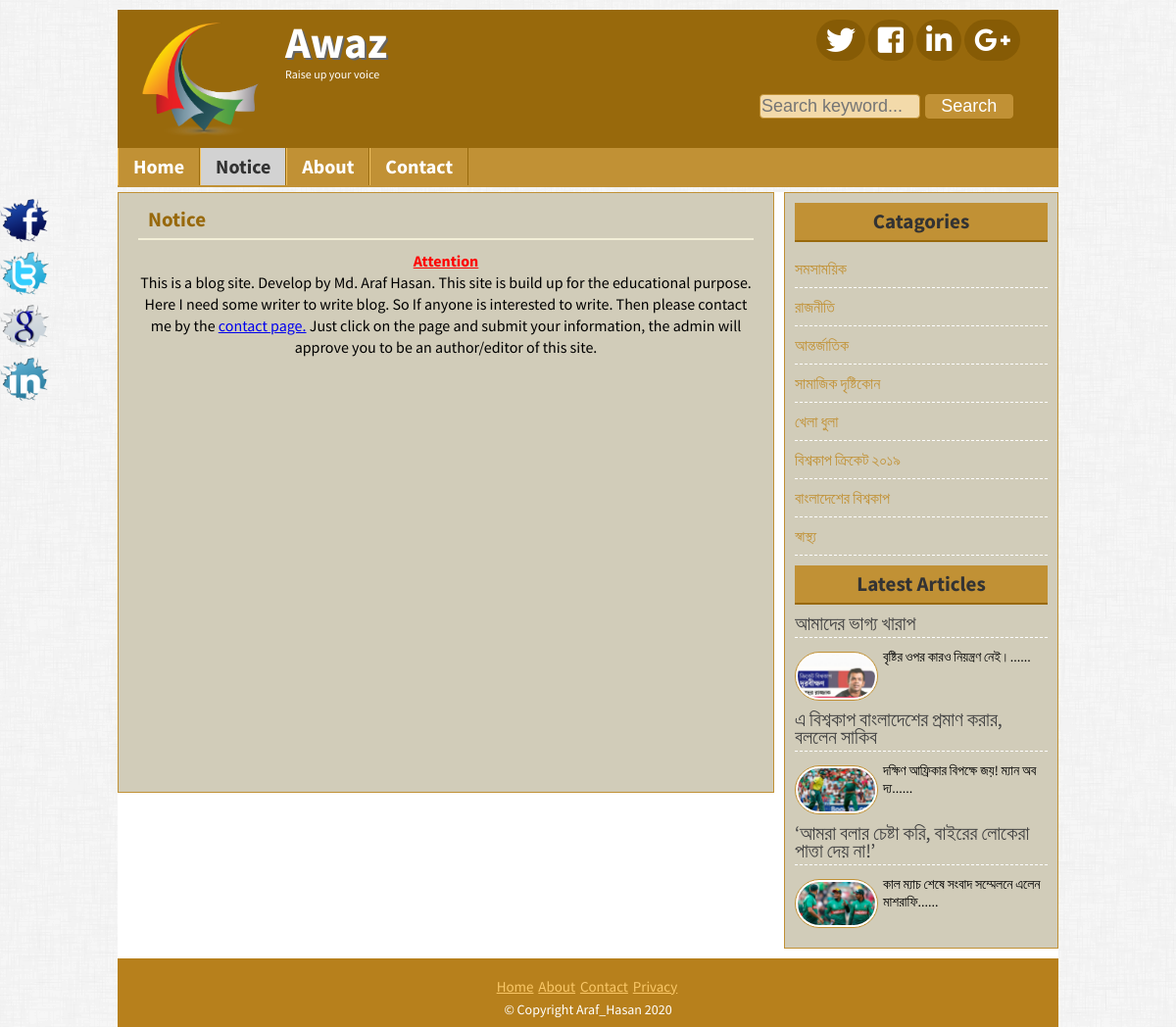
The page /page.php?pageid=4 on the database its author committed.
### tables this page shows
CREATE TABLE `title_slogan` (
  `id` int(11) NOT NULL,
  `title` varchar(255) NOT NULL,
  `slogan` varchar(255) NOT NULL,
  `image` varchar(255) NOT NULL
);

CREATE TABLE `tbl_social` (
  `id` int(11) NOT NULL,
  `fb` varchar(255) NOT NULL,
  `tw` varchar(255) NOT NULL,
  `ln` varchar(255) NOT NULL,
  `gp` varchar(255) NOT NULL
);

CREATE TABLE `tbl_pages` (
  `id` int(11) NOT NULL,
  `name` varchar(255) NOT NULL,
  `body` text NOT NULL
);

CREATE TABLE `tbl_catagory` (
  `id` int(11) NOT NULL,
  `name` varchar(50) NOT NULL
);

CREATE TABLE `tbl_post` (
  `id` int(11) NOT NULL,
  `catagory` int(11) NOT NULL,
  `title` varchar(255) NOT NULL,
  `body` text NOT NULL,
  `image` varchar(255) NOT NULL,
  `author` varchar(50) NOT NULL,
  `tags` varchar(255) NOT NULL,
  `date` timestamp NOT NULL DEFAULT CURRENT_TIMESTAMP,
  `vdo` varchar(512) NOT NULL,
  `userid` int(11) NOT NULL
);

CREATE TABLE `tbl_footer` (
  `id` int(11) NOT NULL,
  `footernote` varchar(255) NOT NULL
);

### lib/Database.php (called while the page is built, shortened)
<?php
	class Database
	{
		public $host 	= DB_HOST;
		public $user 	= DB_USER;
		public $pass 	= DB_PASS;
		public $dbName 	= DB_NAME;
		public $link, $error;
		private function connectDB(){
			$this->link = new mysqli($this->host, $this->user, $this->pass, $this->dbName);
			$this->link->set_charset("utf8");
		}
		public function selectData($data){
			$result = $this->link->query($data) or die ($this->link->error.__LINE__);
			if ($result->num_rows > 0) {
				return $result;
			}else{
				return false;
			}
		}
	}
?>

### helpers/formate.php (called while the page is built, shortened)
<?php
	class formate{
		public function textShorten($text, $limit = 1800){
			$text = $text." ";
			$text = substr($text, 0, $limit);
			$text = substr($text, 0, strrpos($text, ' '));
			$text = $text."......";
			return $text;
		}
	}
?>

### page.php (the view)
<?php include 'inc/header.php'; ?>
<?php
	$pageid = mysqli_real_escape_string($db->link, $_GET['pageid']);
	if(!isset($pageid) || $pageid == NULL){
		echo "<script>window.location = '404.php';</script>";
	}else{
		$id = $pageid;
	}
?>
	<div class="contentSection templete">
		<?php
			$query = "SELECT * FROM tbl_pages WHERE id = '$id'";
			$pageDetail = $db->selectData($query);
			if($pageDetail){
				while($result = $pageDetail->fetch_assoc()){?>
		<div class="mainContent templete">
			<div class="about">
				<h2><?php echo $result['name']; ?></h2>
				<p>
					<?php echo $result['body']; ?>
				</p>
			</div>
		</div>
		<?php } }else{
			header("Location: 404.php");
		} ?>
		<?php include 'inc/sideBar.php'; ?>
	</div>
		<?php include 'inc/socialicon.php'; ?>
		<?php include 'inc/footer.php'; ?>
</body>
</html>

### inc/header.php (shortened to what this page needs)
<?php
	include 'lib/Database.php';
	include 'helpers/formate.php';
?>
<?php
	$db 	= new Database();
	$fm 	= new formate();
 ?>
<!DOCTYPE html>
<html>
<head>
<link rel="stylesheet" href="css/nivo-slider.css" type="text/css" media="screen" />
<link rel="stylesheet" href="portal1.css"/>
<link rel="stylesheet" href="fontawesome/css/fontawesome.min.css"/>
<link rel="stylesheet" type="text/css" href="fontawesome/css/all.min.css">
</head>
<body>
	<div class="headerSection templete">
		<a style="color: #FFFFFF;" href="index.php">
			<div class="logo">
				<?php
					$query = "SELECT * FROM title_slogan WHERE id = '1'";
					$blog_title = $db->selectData($query);
					if($blog_title){
						while ($result = $blog_title->fetch_assoc()) {?>
				<img src="admin/<?php echo $result['image']; ?>" alt = "Logo"/>
				<h2><?php echo $result['title']; ?></h2>
				<p style="font-size: 12px;"><?php echo $result['slogan']; ?></p>
				<?php }} ?>
			</div>
		</a>
		<div class="social">
			<div class="icon">
			<?php
				$query = "SELECT * FROM tbl_social WHERE id = '1'";
				$socialLink = $db->selectData($query);
				if($socialLink){
					while($result = $socialLink->fetch_assoc()){?>
				<a href="<?php echo $result['tw']; ?>"><i class="fab fa-twitter"></i></a>
				<a href="<?php echo $result['fb']; ?>"><i class="fab fa-facebook-square"></i></a>
				<a href="<?php echo $result['ln']; ?>"><i class="fab fa-linkedin-in"></i></a>
				<a href="<?php echo $result['gp']; ?>"><i class="fab fa-google-plus-g"></i></a>
				<?php } } ?>
			</div>
			<div class="searchBtn">
				<form action="search.php" method="get">
					<input style="width: 160px; padding: 1px; margin-right: 2px; background: #f3daaa; font-size: 18px;" type="text" name="search" placeholder="Search keyword..."/>
					<input style= "width: 90px; padding: 1px; font-size: 18px; " type="submit" name="submit" value="Search"/>
				</form>
			</div>
		</div>
	</div>
	<div class="navSection templete">
			<?php
				$path = $_SERVER['SCRIPT_FILENAME'];
				$title = basename($path, '.php');
			 ?>
			<ul>
				<li><a <?php if($title == 'index'){echo "id = 'active'";} ?> href="index.php">Home</a></li>
				<?php
					$query = "SELECT * FROM tbl_pages";
					$pages = $db->selectData($query);
					if($pages){
						while ($result = $pages->fetch_assoc()) {?>
					<li><a
						<?php
							if(isset($_GET['pageid']) && $_GET['pageid'] == $result['id']){
								echo "id = 'active'";
							}
						?>
					 href="page.php?pageid=<?php echo $result['id']; ?>"><?php echo $result['name']; ?></a></li>
				<?php } } ?>
				<li><a
					<?php if($title == 'about'){echo "id = 'active'";} ?> href="about.php">About</a></li>
				<li><a <?php if($title == 'contact'){echo "id = 'active'";} ?> href="contact.php">Contact</a></li>
			</ul>
	</div>

### inc/sidebar.php
<div class="sideBar templete">
		<div class="samesideBar" style="overflow: hidden;">
			<h2>Catagories</h2>
			<ul>
				<?php
					$query = "SELECT * FROM tbl_catagory";
					$catagory  = $db->selectData($query);
					if($catagory){
						while($catResult = $catagory->fetch_assoc()){?>
						<li><a href="posts.php?catagory=<?php echo $catResult['id'] ?>"><?php echo $catResult['name']; ?></a></li>
				<?php }}else{ ?>
					<li>No Catagory Created</li>
				<?php }?>
			</ul>
		</div>
		<div class="samesideBar" style="overflow: hidden;">
			<h2>Latest Articles</h2>
			<?php
				$query = "SELECT * FROM tbl_post ORDER BY date DESC LIMIT 3";
				$latPost = $db->selectData($query);
				if($latPost){
					while ($latResult = $latPost->fetch_assoc()) {?>
			<div class="popular" style="overflow: hidden;">
				<h3><a href="post.php?id=<?php echo $latResult['id']; ?>"><?php echo  $latResult['title']; ?></a></h3>
				<a href="post.php?id=<?php echo $latResult['id'];?>"><img src="admin/<?php echo $latResult['image']; ?>" alt="post image"/></a>
				<p><?php echo $fm->textShorten($latResult['body'], 120); ?></p>
			</div>
			<?php }}else{header("Location: 404.php");} ?>
		</div>

### inc/socialicon.php (shortened to what this page needs)
<div class="fixedicon" style="overflow: hidden;">
	<?php
		$query = "SELECT * FROM tbl_social WHERE id = '1'";
		$socialLink = $db->selectData($query);
		if($socialLink){
			while ($result = $socialLink->fetch_assoc()) {?>
		<a href="<?php echo $result['fb']; ?>" target="_blank"><img src="images/fb.png" alt="fb"></a>
		<a href="<?php echo $result['tw']; ?>" target="_blank"><img src="images/tw.png" alt="twiter"></a>
		<a href="<?php echo $result['gp']; ?>"target="_blank"><img src="images/gl.png" alt="google"></a>
		<a href="<?php echo $result['ln']; ?>"target="_blank"><img src="images/in.png" alt="linkedIn"></a>
		<?php } }  ?>
	</div>

### inc/footer.php
<div class="footerSection templete">
		<div class="footermenu" style="overflow: hidden;">
			<ul>
				<li><a href="#">Home</a></li>
				<li><a href="#">About</a></li>
				<li><a href="#">Contact</a></li>
				<li><a href="#">Privacy</a></li>
			</ul>
		</div>
		<?php
			$query = "SELECT * FROM tbl_footer WHERE id = '1'";
			$copyright = $db->selectData($query);
			if($copyright){
				while($result = $copyright->fetch_assoc()){?>
		<p><span style="color: #FFFFFF">&copy; <?php echo $result['footernote']; echo " ".date('Y');?></span></p>
		<?php } } ?>
	</div>

### portal1.css (style rules this page uses)
* { margin: 0; padding: 0; outline: 0; }
body { font-family: 'Source Sans Pro', sans-serif; font-size: 14px; line-height: 18px; color: #000; margin-top: 10px; background: url(images/bg.png)repeat fixed 0 0 #fff; }
input[type="text"], input[type="email"], input[type="password"] { width: 300px; padding: 5px; margin-bottom: 5px; border: 1px solid #C19135; border-radius: 4px; }
input[type="submit"] { background: #C19135; border: 1px solid #C19135; font-size: 25px; padding: 2px 6px; color: #fff; cursor: pointer; border-radius: 4px; }
.templete { width: 960px; background: #ddd; margin: 0 auto; overflow: hidden; }
.headerSection { background: #98690C; color: #fff; }
.logo { width: 290px; float: left; }
.logo img { width: 140px; float: left; padding-left: 15px; padding-bottom: 10px; padding-top: 10px; margin-right: 16px; }
.logo h2 { margin-top: 24px; font-size: 45px; margin-bottom: 15px; color: #fff; text-shadow: 2px 2px 0 #666; }
.icon { width: 225px; margin-left: 58px; }
.social { width: 305px; padding-top: 16px; float: right; }
.social a { font-size: 30px; color: #fff; background: #865b05; padding: 2px 10px; border-radius: 25px; }
.searchBtn { margin-top: 40px; }
.navSection { height: 40px; background: #C19135; }
.navSection ul { margin: 0; padding: 0; list-style: none }
.navSection ul li { display: block; float: left; border-right: 1px solid #98690C; border-left: 1px solid #F2C260; }
.navSection ul li a { display: block; text-decoration: none; padding: 10px 15px; font-size: 20px; color: #fff; font-weight: bold; }
#active { background: #D2D2D2; color: #333333; }
.contentSection { background: #ffffff; margin-top: 5px; }
.mainContent { width: 628px; background: #D1CCB9; float: left; padding: 10px; margin: 0px 10px 10px 0px; border: 1px solid #C19135; padding: 8px 20px; min-height: 595px; }
.about h2 { color: #98690C; margin-bottom: 10px; border-bottom: 2px solid #F3EFD8; padding: 10px; }
.about p { text-align: justify; font-size: 16px; line-height: 22px; }
.sideBar { background: #D1CCB9; width: 258px; float: right; margin: 10px; margin-top: 0px; margin-left: 0px; margin-right: 0px; padding: 10px; border: 1px solid #C19135; }
.samesideBar { margin-bottom: 10px; }
.samesideBar h2 { background: #C19135; padding: 10px; color: #333; margin-bottom: 8px; border-bottom: 2px solid #98690C; text-align: center; }
.samesideBar ul { padding: 0; margin: 0; }
.samesideBar ul li { font-size: 16px; padding: 10px 8px; padding-left: 0px; border-bottom: 1px dashed #ffffff; }
.samesideBar ul li a { text-decoration: none; color: #C19135; }
.popular { margin-top: 10px; }
.popular h3 { font-weight: normal; font-size: 20px; border-bottom: 1px dashed #fff; margin-bottom: 10px; padding-bottom: 5px; }
.popular h3 a { text-decoration: none; color: #444; }
.popular img { width: 79px; height: 44px; float: left; margin-right: 5px; margin-top: 4px; background: #fff; border: 1px solid #C19135; padding: 2px; border-radius: 30px; }
.footerSection { background: #B7801C; height: 70px; text-align: center; }
.fixedicon { position: fixed; left: 0; top: 200px; width: 60px; }
.fixedicon img { width: 50px; }
.footermenu { margin-top: 20px; margin-bottom: 5px; }
.footermenu ul { padding: 0px; margin: 0px; list-style: none; text-align: center; }
.footermenu ul li { display: inline-block; }
.footermenu ul li a { color: #FAC767; font-size: 15px; margin-right: 2px; }

### rows shown on the page
title_slogan: image (picture), title "Awaz", slogan "Raise up your voice"
tbl_pages: name "Notice", body "Attention This is a blog site. Develop by Md. Araf Hasan. This site is build up for the educational purpose. Here I need some writer to write blog. So If anyone is interested to write. Then please contact me by the contact page. Just click on the page and submit your information, the admin will approve you to be an author/editor of this site."
tbl_catagory: name "সমসাময়িক"
tbl_catagory: name "রাজনীতি"
tbl_catagory: name "আন্তর্জাতিক"
tbl_catagory: name "সামাজিক দৃষ্টিকোন"
tbl_catagory: name "খেলা ধুলা"
tbl_catagory: name "বিশ্বকাপ ক্রিকেট ২০১৯"
tbl_catagory: name "বাংলাদেশের বিশ্বকাপ"
tbl_catagory: name "স্বাস্থ্য"
tbl_post: title "আমাদের ভাগ্য খারাপ", image (picture), body "বৃষ্টির ওপর কারও নিয়ন্ত্রণ নেই।......"
tbl_post: title "এ বিশ্বকাপ বাংলাদেশের প্রমাণ করার, বললেন সাকিব", image (picture), body "দক্ষিণ আফ্রিকার বিপক্ষে জয়! ম্যান অব দ্য......"
tbl_post: title "‘আমরা বলার চেষ্টা করি, বাইরের লোকেরা পাত্তা দেয় না!’", image (picture), body "কাল ম্যাচ শেষে সংবাদ সম্মেলনে এলেন মাশরাফি......"
tbl_footer: footernote "Copyright Araf_Hasan"
